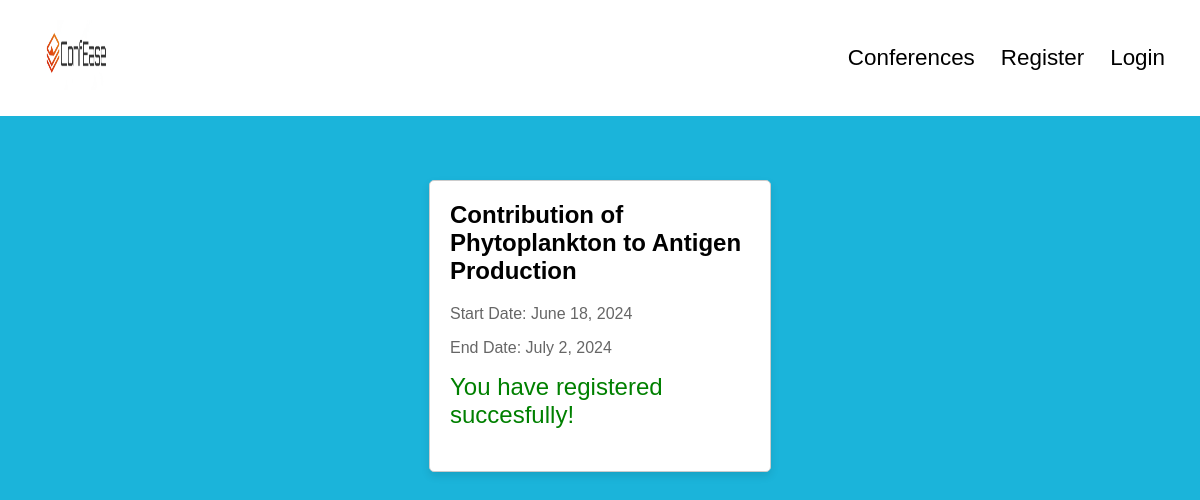
The page /conference/2/ on the database its author committed.
### myapp/models.py (models this page shows)
class Conference(models.Model):
    title = models.CharField(max_length=100)
    start_date = models.DateField()
    end_date = models.DateField()

### myapp/views.py (the view)
# urls.py: path("conference/<int:pk>/", conference_detail, name="conference_detail"),
def conference_detail(request, pk):
    conference = get_object_or_404(Conference, pk=pk)
    return render(request, "conference_detail.html", {"conference": conference})

### templates/conference_detail.html (shortened to what this page needs)
<!DOCTYPE html>
<html lang="en">
  {% load static%}
  <head>
  </head>
  <body>
      <div class="navbar">
        <a href="{% url 'home'%}" class="logo">
          <img
            src="{% static 'iconfose2.png' %}"
            width="25%"
            height="70px"
            alt="Logo"
          />
        </a>
        <div class="navbar-links">
          {% if user.is_authenticated %}
          <span class="username"> {{ user.username }}</span>
          {% if user.userprofile.role == 'Reviewer' %}
          <a href="{% url 'reviewer_submissions' %}">Submissions</a>
          {% endif %}
          <a href="{% url 'conference_list' %}">Conferences</a>
          <a href="{% url 'logout' %}">Logout</a>
          {% else %}
          <a href="{% url 'conference_list' %}">Conferences</a>
          <a href="{% url 'register' %}">Register</a>
          <a href="{% url 'login' %}">Login</a>
          {% endif %}
        </div>
      </div>
    <div class="conference-card">
      <h2>{{ conference.title }}</h2>
      <p>Start Date: {{ conference.start_date }}</p>
      <p>End Date: {{ conference.end_date }}</p>
      <div class="success-label">You have registered succesfully!</div>
    </div>
  </body>
</html>

### templates/conference_detail.html (style rules this page uses)
body { font-family: Arial, sans-serif; margin: 0; padding: 0; background-color: #1bb4da; }
.navbar { background-color: #fff; overflow: hidden; display: flex; justify-content: space-between; align-items: center; padding: 10px 25px; }
.navbar-links { display: flex; align-items: center; margin-left: auto; }
.navbar a { color: #000; font-size: 1.4rem; text-decoration: none; transition: background-color 0.3s; margin-left: 6px; padding: 10px; }
.navbar a.logo { margin-right: auto; margin-left: 10px; }
.conference-card { width: 300px; height: 250px; background-color: #fff; border: 1px solid #ccc; margin: auto; margin-top: 4em; padding: 20px; border-radius: 5px; box-shadow: 0 4px 8px rgba(0, 0, 0, 0.1); transition: transform 0.3s ease; }
.conference-card p { color: #666; }
h2 { margin-top: 0; }
.success-label { font-size: 1.5rem; color: green; margin-top: 10px; }

### rows shown on the page
Conference: title "Contribution of Phytoplankton to Antigen Production", start_date "June 18, 2024", end_date "July 2, 2024"
